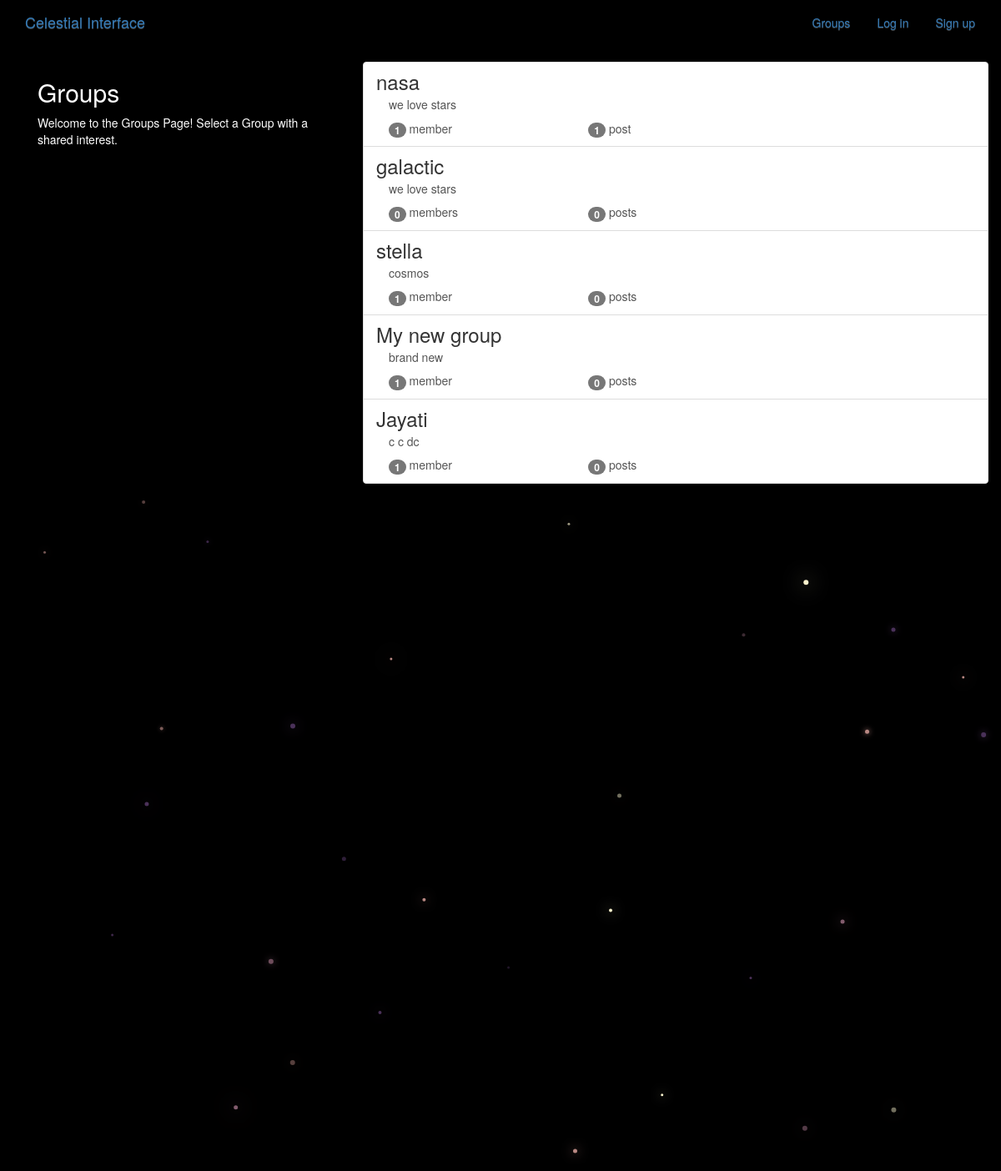
The app's page /groups/ with its own data.
### groups/models.py (models this page shows, shortened)
class Group(models.Model):
    name = models.CharField(max_length=128,unique=True)
    slug = models.SlugField(allow_unicode=True,unique=True) #to avoid overlappping of the group names
    description= models.TextField(blank=True,default='')
    description_html=models.TextField(editable=False,default='',blank=True)
    member= models.ManyToManyField(User,through='GroupMember')

### groups/views.py (the view)
# urls.py: path('',views.ListGroupView.as_view(),name="all"),
class ListGroupView(generic.ListView):   #shows the list of all available groups made
    model=Group

### groups/templates/groups/group_list.html (shortened to what this page needs)
{% extends "groups/group_base.html" %}
{% block pregroup %}
<div class="col-md-4">
    <div class="content">
        <h2>Groups</h2>
        <p>Welcome to the Groups Page! Select a Group with a shared interest.</p>
    </div>
</div>
{% endblock %}
{% block group_content %}
<div class="col-md-8">
    <div class="list-group">
        {% for group in object_list %}
            <a class="list-group-item" href="{% url 'groups:single'  slug=group.slug %}">
                <h3 class="title list-group-item-heading">{{ group.name }}</h3>
                <div class="title list-group-item-text container-fluid">{{ group.description_html|safe }}
                    <div class="row">
                        <div class="col-md-4">
                            <span class="badge">{{ group.member.count }}</span> member{{ group.member.count|pluralize }}
                        </div>
                        <div class="col-md-4">
                            <span class="badge">{{ group.posts.count }}</span> post{{ group.posts.count|pluralize }}
                        </div>
                    </div>
                </div>
            </a>
        {% endfor %}
    </div>
</div>
{% endblock %}

### groups/templates/groups/group_base.html (shortened to what this page needs)
{% extends "base.html" %}
{% block content %}
<div class="container">
    <div class="row">
        {% block pregroup %}{% endblock %}
        {% block group_content %}{% endblock %}
    </div>
</div>
{% endblock %}

### templates/base.html (shortened to what this page needs)
<!DOCTYPE html>
{% load static %}
<html lang="en">
<head>
  <link rel="stylesheet" href="https://maxcdn.bootstrapcdn.com/bootstrap/3.3.7/css/bootstrap.min.css">
  <link rel="stylesheet" href="https://maxcdn.bootstrapcdn.com/bootstrap/3.3.7/css/bootstrap-theme.min.css">
  <link rel="stylesheet" href="{% static 'social_clone/css/master.css' %}">
</head>
<body>
  <nav class="navbar  mynav" role="navigation" id="navbar">
    <div class="container">
      <a class="navbar-brand mynav" href="{% url 'home' %}">Celestial Interface</a>
        <ul class="nav navbar-nav navbar-right">
          {% if user.is_authenticated %}
                <li><a href="{% url 'posts:create' %}" class="btn btn-simple">Post</a></li>
                <li><a href="{% url 'groups:all' %}" class="btn btn-simple">Groups</a></li>
                <li><a href="{% url 'groups:create' %}" class="btn btn-simple">Create Group</a></li>
                <li><a href="{% url 'accounts:logout' %}" class="btn btn-simple">Log out</a></li>
          {% else %}
                <li><a href="{% url 'groups:all' %}" class="btn btn-simple">Groups</a></li>
                <li><a href="{% url 'accounts:login' %}" class="btn btn-simple">Log in</a></li>
                <li><a href="{% url 'accounts:signup' %}" class="btn btn-simple">Sign up</a></li>
          {% endif %}
        </ul>
    </div>
  </nav>
  <div class="container mycontent">
    {% block content %}
    {% endblock %}
  </div>
<canvas id="canvas"></canvas>
</body>
</html>

### static/social_clone/css/master.css (style rules this page uses)
body { margin: 0; overflow: hidden; background-color: black; color:white; }

### records on screen
Group: name "nasa", description_html "we love stars", member.count "1", posts.count "1"
Group: name "galactic", description_html "we love stars", member.count "0", posts.count "0"
Group: name "stella", description_html "cosmos", member.count "1", posts.count "0"
Group: name "My new group", description_html "brand new", member.count "1", posts.count "0"
Group: name "Jayati", description_html "c c dc", member.count "1", posts.count "0"
